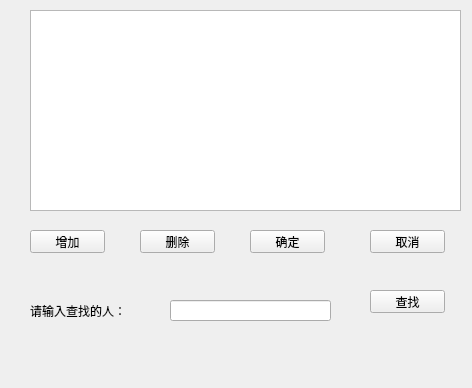
<?xml version="1.0" encoding="UTF-8"?>
<ui version="4.0">
 <class>Widget</class>
 <widget class="QWidget" name="Widget">
  <property name="geometry">
   <rect>
    <x>0</x>
    <y>0</y>
    <width>472</width>
    <height>388</height>
   </rect>
  </property>
  <property name="windowTitle">
   <string>Widget</string>
  </property>
  <widget class="QTableView" name="tableView">
   <property name="geometry">
    <rect>
     <x>30</x>
     <y>10</y>
     <width>431</width>
     <height>201</height>
    </rect>
   </property>
  </widget>
  <widget class="QPushButton" name="buttonAdd">
   <property name="geometry">
    <rect>
     <x>30</x>
     <y>230</y>
     <width>75</width>
     <height>23</height>
    </rect>
   </property>
   <property name="text">
    <string>增加</string>
   </property>
  </widget>
  <widget class="QPushButton" name="buttonDelete">
   <property name="geometry">
    <rect>
     <x>140</x>
     <y>230</y>
     <width>75</width>
     <height>23</height>
    </rect>
   </property>
   <property name="text">
    <string>删除</string>
   </property>
  </widget>
  <widget class="QPushButton" name="buttonSure">
   <property name="geometry">
    <rect>
     <x>250</x>
     <y>230</y>
     <width>75</width>
     <height>23</height>
    </rect>
   </property>
   <property name="text">
    <string>确定</string>
   </property>
  </widget>
  <widget class="QPushButton" name="buttonCancel">
   <property name="geometry">
    <rect>
     <x>370</x>
     <y>230</y>
     <width>75</width>
     <height>23</height>
    </rect>
   </property>
   <property name="text">
    <string>取消</string>
   </property>
  </widget>
  <widget class="QLineEdit" name="lineEdit">
   <property name="geometry">
    <rect>
     <x>170</x>
     <y>300</y>
     <width>161</width>
     <height>21</height>
    </rect>
   </property>
  </widget>
  <widget class="QLabel" name="label">
   <property name="geometry">
    <rect>
     <x>30</x>
     <y>300</y>
     <width>111</width>
     <height>21</height>
    </rect>
   </property>
   <property name="text">
    <string>请输入查找的人：</string>
   </property>
  </widget>
  <widget class="QPushButton" name="buttonFind">
   <property name="geometry">
    <rect>
     <x>370</x>
     <y>290</y>
     <width>75</width>
     <height>23</height>
    </rect>
   </property>
   <property name="text">
    <string>查找</string>
   </property>
  </widget>
 </widget>
 <layoutdefault spacing="6" margin="11"/>
 <resources/>
 <connections/>
</ui>
